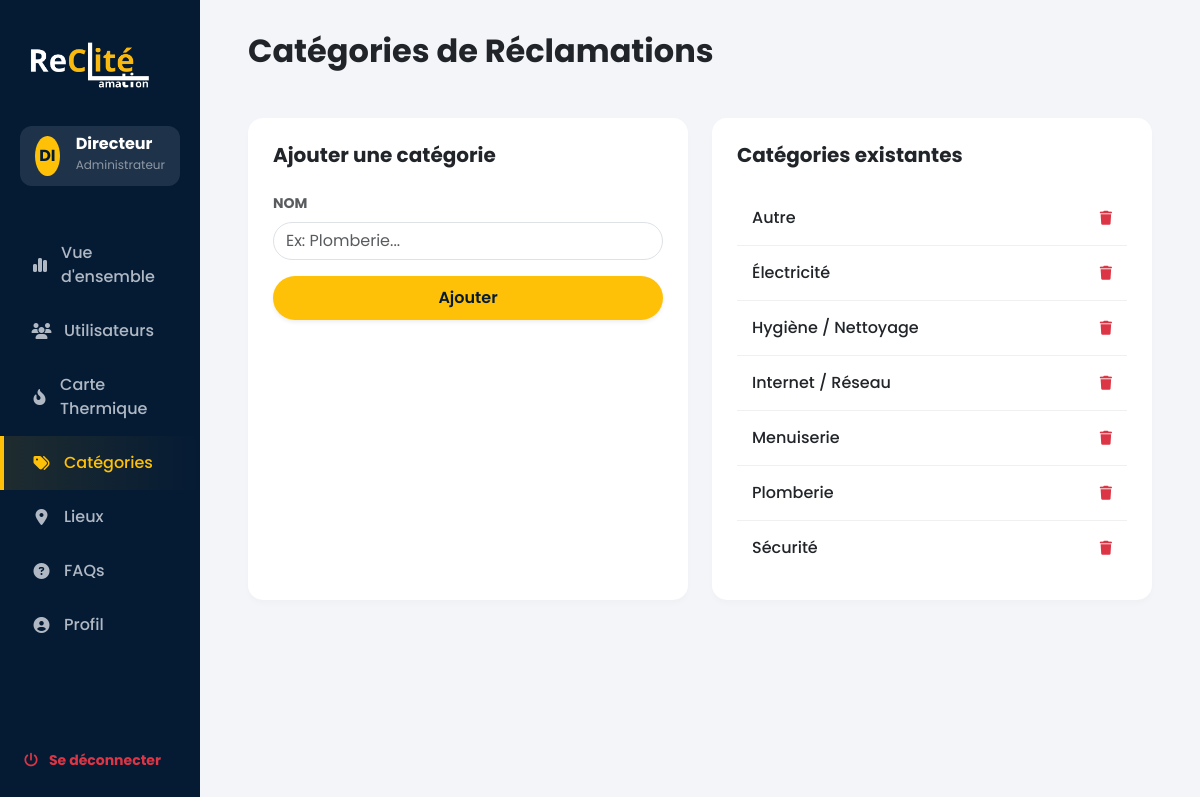
Screenshot of /admin/categories.php (signed in) with the database file from the repository.
### tables this page shows
CREATE TABLE `categories` (
                              `id` int(11) NOT NULL AUTO_INCREMENT,
                              `nom` varchar(100) NOT NULL,
                              PRIMARY KEY (`id`)
);

### admin/categories.php (the view, shortened to what this page needs)
<?php
require_once '../config/db.php';
$stmt = $pdo->query("SELECT * FROM categories ORDER BY nom");
$categories = $stmt->fetchAll(PDO::FETCH_ASSOC);
?>
<!DOCTYPE html>
<html lang="fr">
<head>
    <link href="https://cdn.jsdelivr.net/npm/bootstrap@5.3.2/dist/css/bootstrap.min.css" rel="stylesheet">
    <link rel="stylesheet" href="https://cdnjs.cloudflare.com/ajax/libs/font-awesome/6.4.0/css/all.min.css">
</head>
<body>
<div class="container-fluid">
    <div class="row">
        <?php include 'sidebar.php'; ?>
        <div class="col-md-9 col-lg-10 main-content">
            <div class="d-flex justify-content-between align-items-center mb-5">
                <h2 class="fw-bold text-dark m-0">Catégories de Réclamations</h2>
            </div>
            <div class="row">
                <div class="col-md-6 mb-4">
                    <div class="card-custom h-100">
                        <h5 class="fw-bold mb-4">Ajouter une catégorie</h5>
                        <form method="POST">
                            <div class="mb-3">
                                <label class="form-label text-muted small text-uppercase fw-bold">Nom</label>
                                <input type="text" name="nom" class="form-control rounded-pill" placeholder="Ex: Plomberie..." required>
                            </div>
                            <button type="submit" name="add_cat" class="btn btn-add w-100 shadow-sm">Ajouter</button>
                        </form>
                    </div>
                </div>
                <div class="col-md-6 mb-4">
                    <div class="card-custom h-100">
                        <h5 class="fw-bold mb-4">Catégories existantes</h5>
                        <ul class="list-group">
                            <?php foreach ($categories as $cat): ?>
                            <li class="list-group-item">
                                <span class="fw-medium"><?php echo htmlspecialchars($cat['nom']); ?></span>
                                <a href="?delete=<?php echo $cat['id']; ?>" class="text-danger small" onclick="return confirm('Supprimer ?');"><i class="fas fa-trash"></i></a>
                            </li>
                            <?php endforeach; ?>
                        </ul>
                    </div>
                </div>
            </div>
        </div>
    </div>
</div>
</body>
</html>

### admin/categories.php (style rules this page uses)
:root { --sidebar-bg: #051b34; --body-bg: #f3f5f9; --accent-yellow: #ffc107; --text-muted: #6c757d; }
body { font-family: 'Poppins', sans-serif; background-color: var(--body-bg); overflow-x: hidden; }
.main-content { padding: 2rem 3rem; }
.card-custom { background: white; border-radius: 15px; border: none; box-shadow: 0 4px 6px rgba(0,0,0,0.02); padding: 25px; }
.list-group-item { border: none; border-bottom: 1px solid #f0f0f0; padding: 15px; display: flex; justify-content: space-between; align-items: center; }
.list-group-item:last-child { border-bottom: none; }
.btn-add { background: var(--accent-yellow); color: var(--sidebar-bg); border: none; border-radius: 50px; padding: 10px 25px; font-weight: 600; }

### rows the page displays
categories: nom "Autre"
categories: nom "Électricité"
categories: nom "Hygiène / Nettoyage"
categories: nom "Internet / Réseau"
categories: nom "Menuiserie"
categories: nom "Plomberie"
categories: nom "Sécurité"

### other values shown
$initials "DI"
$sidebar_name "Directeur"
